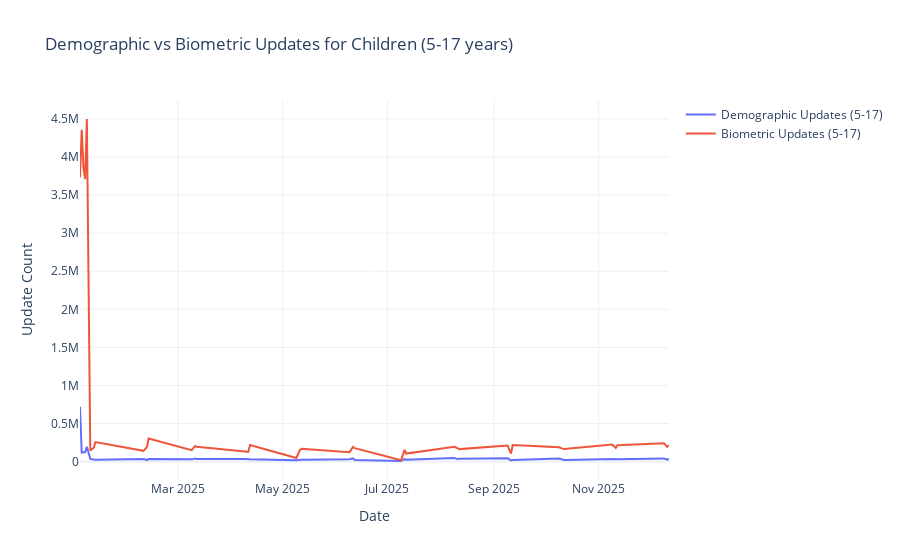

Notebook code for this chart:
### Markdown cell above
## 7. Cross-Dataset Comparisons

### Code cell
# Compare demographic vs biometric updates for children (5-17)
if demographic_df is not None and biometric_df is not None:
    demo_child = demographic_df.groupby('date')['demo_age_5_17'].sum().reset_index()
    bio_child = biometric_df.groupby('date')['bio_age_5_17'].sum().reset_index()
    
    fig = go.Figure()
    fig.add_trace(go.Scatter(x=demo_child['date'], y=demo_child['demo_age_5_17'],
                            mode='lines', name='Demographic Updates (5-17)'))
    fig.add_trace(go.Scatter(x=bio_child['date'], y=bio_child['bio_age_5_17'],
                            mode='lines', name='Biometric Updates (5-17)'))
    
    fig.update_layout(title='Demographic vs Biometric Updates for Children (5-17 years)',
                     xaxis_title='Date', yaxis_title='Update Count',
                     template='plotly_white', hovermode='x unified')
    fig.show()
